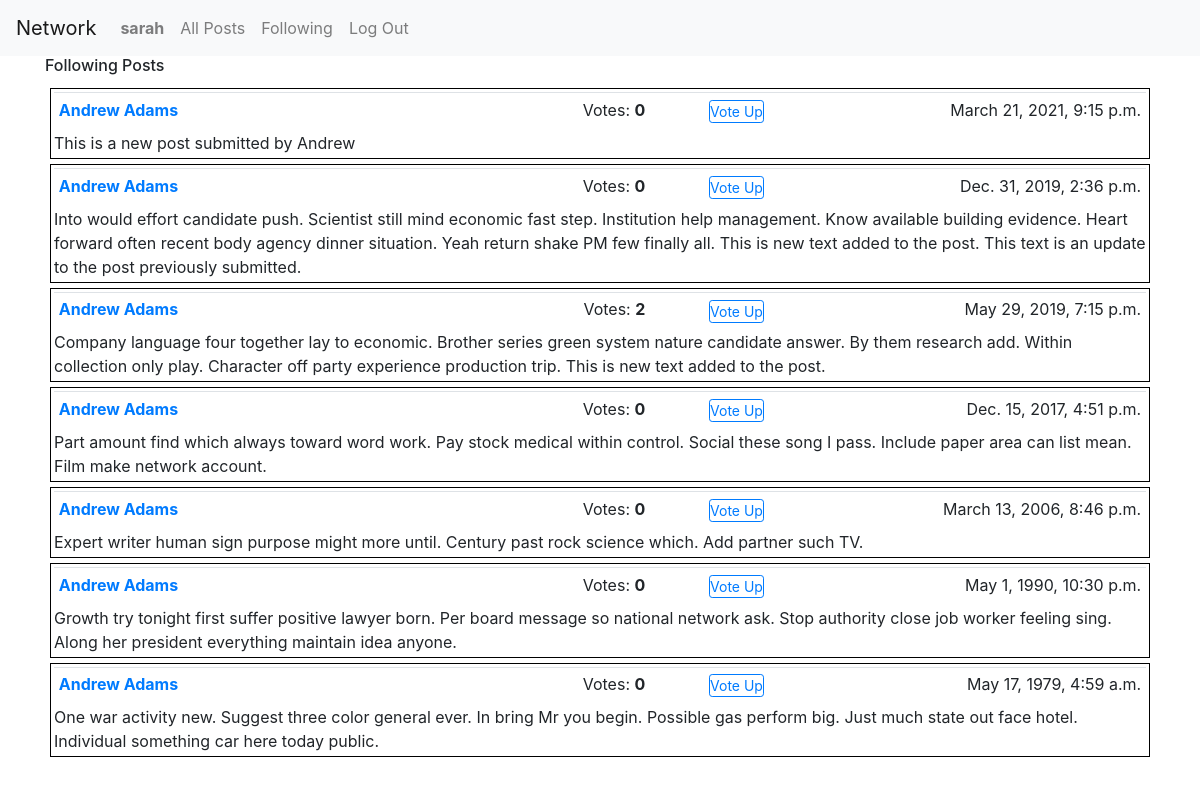
The page /following_posts/20 (signed in) on the database its author committed.
### network/models.py (models this page shows, shortened)
class User(AbstractUser):
    pass

class Post(models.Model):
    user = models.ForeignKey("User", on_delete=models.CASCADE, related_name='posts')
    timestamp = models.DateTimeField(default=timezone.now)
    body = models.TextField(blank=False)
    class Meta:
        ordering = ['-timestamp',]

### network/views.py (the view)
# urls.py: path("following_posts/<int:pk>", views.FollowingPostListView.as_view(), name="following_posts"),
class FollowingPostListView(LoginRequiredMixin, ListView):
    model = Post
    login_url = 'login'
    paginate_by = 10
    template_name = 'network/following_post.html'
    def get_queryset(self):
        users_followed = self.request.user.follows.all().values()
        users_followed_id = [x['follow_id'] for x in users_followed]
        return utils.enrich(self.request, Post.objects.filter(user_id__in=users_followed_id).order_by('-timestamp'))

### network/utils.py (called while the page is built)
def enrich (request, p):
    all_posts = p.annotate(num_votes=Count("vote"))
    if request.user.is_authenticated:
        u1 = request.user
        v1 = Vote.objects.filter(user=u1).values_list('like')
        all_posts = all_posts.annotate(has_my_vote=Case(
            When(id__in=v1), then=Value(True), default=Value(False), output_field=BooleanField()
        ))
    return (all_posts)

### network/templates/network/following_post.html (shortened to what this page needs)
{% extends "network/layout.html" %}
{% load static %}
{% block body %}
  <div id="following-post-view">
    <h6>Following Posts</h6>
  </div>
{% endblock %}

### network/templates/network/layout.html (shortened to what this page needs)
{% load static %}
<!DOCTYPE html>
<html lang="en">
    <head>
        <link rel="stylesheet" href="https://stackpath.bootstrapcdn.com/bootstrap/4.4.1/css/bootstrap.min.css">
        <link href="{% static 'network/styles.css' %}" rel="stylesheet">
    </head>
    <body>
        <nav class="navbar navbar-expand-lg navbar-light bg-light">
            <a class="navbar-brand" href="#">Network</a>
            <div>
              <ul class="navbar-nav mr-auto">
                {% if user.is_authenticated %}
                    <li class="nav-item">
                        <a class="nav-link" id="username" href="{% url 'resume' user.id %}"><strong>{{ user.username }}</strong></a>
                    </li>
                {% endif %}
                <li class="nav-item">
                  <a class="nav-link" href="{% url 'index' %}">All Posts</a>
                </li>
                {% if user.is_authenticated %}
                    <li class="nav-item">
                        <a class="nav-link" href="{% url 'following_posts' user.id %}">Following</a>
                    </li>
                    <li class="nav-item">
                        <a class="nav-link" href="{% url 'logout' %}">Log Out</a>
                    </li>
                {% endif %}
              </ul>
            </div>
          </nav>
        <div class="container">
            {% block body %}
            {% endblock %}
        <div class="pagination">
          <span class="step-links">
            {% for post in page_obj %}
              <div id="posts">
                <table class = "table table1 table-sm">
                  <tr>
                      <td class="w-40"><a href="{% url 'resume' post.user.id %}">
                            <b>{{ post.user.first_name }} {{ post.user.last_name }}</b>
                          </a>
                      </td>
                      <td class="w-15" style="text-align: right" id="votes">Votes:  <b>{{ post.num_votes }}</b>&nbsp</td>
                      <td class="w-10" style="text-align: center" id="vote-btn">
                        {% if user.is_authenticated and user.id != post.user.id %}
                          {% if post.has_my_vote == None %}
                            <button class="btn btn-outline-primary btn-sm" id="vote_btn" onclick="toggle_vote(this, {{ post.id }})"> Vote Down</button>
                          {% else %}
                            <button class="btn btn-outline-primary btn-sm" id="vote_btn" onclick="toggle_vote(this, {{ post.id }})"> Vote Up</button>
                          {% endif %}
                        {% endif %}
                      </td>
                      <td class="w-30"><span style="float: right">{{ post.timestamp }}</span></td>
                  </tr>
                </table>
                {% if post.user.username == user.username %}
                    <div class="match" onclick="show_post_form(this, {{ post.id }})">
                      {{ post.body }}
                    </div>
                {% else %}
                  <div class="nomatch">
                    {{ post.body }}
                  </div>
                {% endif %}
              </div>
            {% endfor %}
          </span>
        </div>
        </div>
    </body>
</html>

### network/static/network/styles.css (style rules this page uses)
html { font-family: Arial, sans-serif; }
#posts { max-height: 500px; overflow-y: auto; padding: 3px; margin: 5px; border: 1px solid black; }
.btn { padding: 0; }
.table1 { padding: 3px; border-collapse: collapse; overflow: auto; margin-bottom: 3px; }
table .w-15 { width: 15%; }
table .w-30 { width: 30%; }
table .w-40 { width: 40%; }
#votes { text-align: right; }
#vote-btn { text-align: center; }

### rows shown on the page
User: username "sarah"
Post: user.first_name "Andrew", user.last_name "Adams", num_votes "0", timestamp "March 21, 2021, 9:15 p.m.", body "This is a new post submitted by Andrew"
Post: user.first_name "Andrew", user.last_name "Adams", num_votes "0", timestamp "Dec. 31, 2019, 2:36 p.m.", body "Into would effort candidate push. Scientist still mind economic fast step. Institution help management. Know available building evidence. Heart forward often recent body agency dinner situation. Yeah return shake PM few finally all. This is new text added to the post. This text is an update to the post previously submitted."
Post: user.first_name "Andrew", user.last_name "Adams", num_votes "2", timestamp "May 29, 2019, 7:15 p.m.", body "Company language four together lay to economic. Brother series green system nature candidate answer. By them research add. Within collection only play. Character off party experience production trip. This is new text added to the post."
Post: user.first_name "Andrew", user.last_name "Adams", num_votes "0", timestamp "Dec. 15, 2017, 4:51 p.m.", body "Part amount find which always toward word work. Pay stock medical within control. Social these song I pass. Include paper area can list mean. Film make network account."
Post: user.first_name "Andrew", user.last_name "Adams", num_votes "0", timestamp "March 13, 2006, 8:46 p.m.", body "Expert writer human sign purpose might more until. Century past rock science which. Add partner such TV."
Post: user.first_name "Andrew", user.last_name "Adams", num_votes "0", timestamp "May 1, 1990, 10:30 p.m.", body "Growth try tonight first suffer positive lawyer born. Per board message so national network ask. Stop authority close job worker feeling sing. Along her president everything maintain idea anyone."
Post: user.first_name "Andrew", user.last_name "Adams", num_votes "0", timestamp "May 17, 1979, 4:59 a.m.", body "One war activity new. Suggest three color general ever. In bring Mr you begin. Possible gas perform big. Just much state out face hotel. Individual something car here today public."
